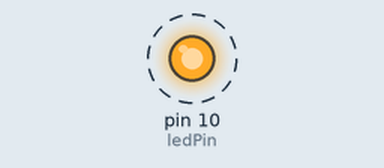
Recording of a sketch running on a simulated Arduino Uno, built with avr-gcc and run on an emulated ATmega328P. Shown: output pins drawn as LEDs (lit = HIGH). Dashed ring = blinking.

Above: at 0.5 s.
Timing chart, 0 to 4.6 s (numbered marks = the images above):
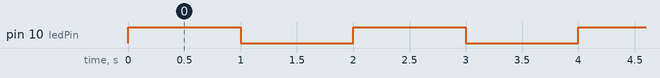

Measured:
- by itself, pin 10 (ledPin): alternates HIGH for 1.0 s and LOW for 1.0 s

The sketch:

led_flash.ino
```cpp
//项目一 —— LED 闪烁
/*
   描述：LED每隔一秒交替亮灭一次
*/
int ledPin = 10;
// int 變量刑 ledpin 變量名 10 為控制器的數位腳10
// 变量名必须以一个字母开头
void setup() {
        pinMode(ledPin, OUTPUT);
}
//void setup()函數就像執行任務前的預先準備設定
//pinMode(引腳號, 模式)
void loop() {
        digitalWrite(ledPin,HIGH);
        delay(1000);
        digitalWrite(ledPin,LOW);
        delay(1000);
}
//void loop() 此函式為主要執行程序，當控制片接上電源時此函式就會無限的循環如同while迴圈
//digitalWrite(ledPin, HIGH) 數位腳為函式編寫，控制腳位的輸出輸入
//deley(1000)暫停1秒
```
